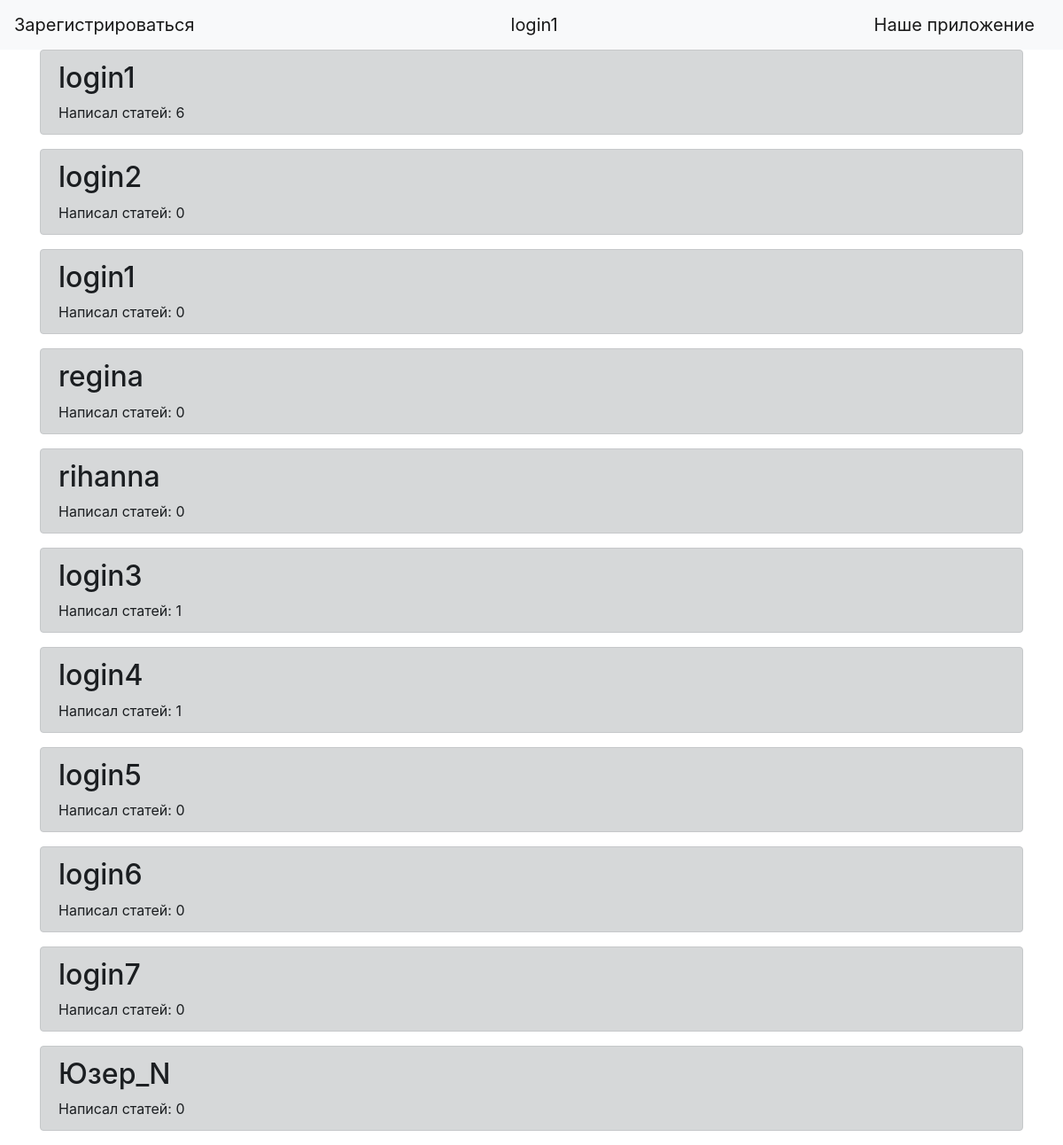
The page /super_page (signed in) on the database its author committed.
### tables this page shows
CREATE TABLE users 
    (id INTEGER PRIMARY KEY AUTOINCREMENT, 
     user_name VARCHAR(50),
     password_hash VARCHAR(128)
    );

### Личные дневники 1, 2.py (the view)
@app.route('/super_page', methods=['GET', 'POST'])
def super_page():
    users = user_model.get_all()
    return render_template('super_page.html', username=session['username'], users=users)

### Личные дневники 1, 2.py (called while the page is built)
    def get_all(self):
        cursor = self.connection.cursor()
        cursor.execute('''select *, (select count(*) from news where news.user_id = users.id) as qty from users''')
        rows = cursor.fetchall()
        return rows

### templates/super_page.html
{% extends "base.html" %}
{% block content %}
{% for user in users %}
 {% if user[1] != "Admin" %}
    <div class="alert alert-dark" role="alert">
            <h2>{{user[1]}}</h2>
             <div>Написал статей: {{user[3]}}</div>
    </div>
 {% endif %}
{% endfor %}
{% endblock %}

### rows shown on the page
users: user_name "login1", user "6"
users: user_name "login2", user "0"
users: user_name "login1", user "0"
users: user_name "regina", user "0"
users: user_name "rihanna", user "0"
users: user_name "login3", user "1"
users: user_name "login4", user "1"
users: user_name "login5", user "0"
users: user_name "login6", user "0"
users: user_name "login7", user "0"
users: user_name "Юзер_N", user "0"

### other values the page prints
{{ session['username'] }} "login1"
